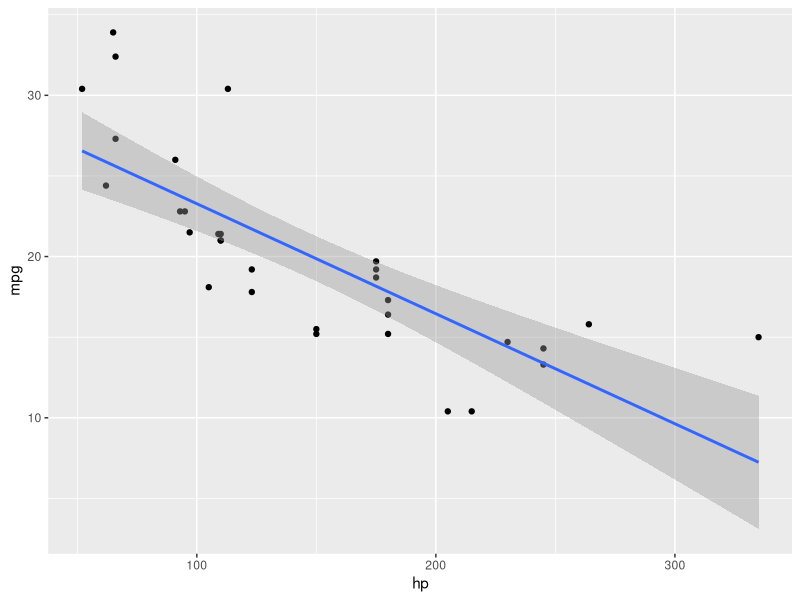
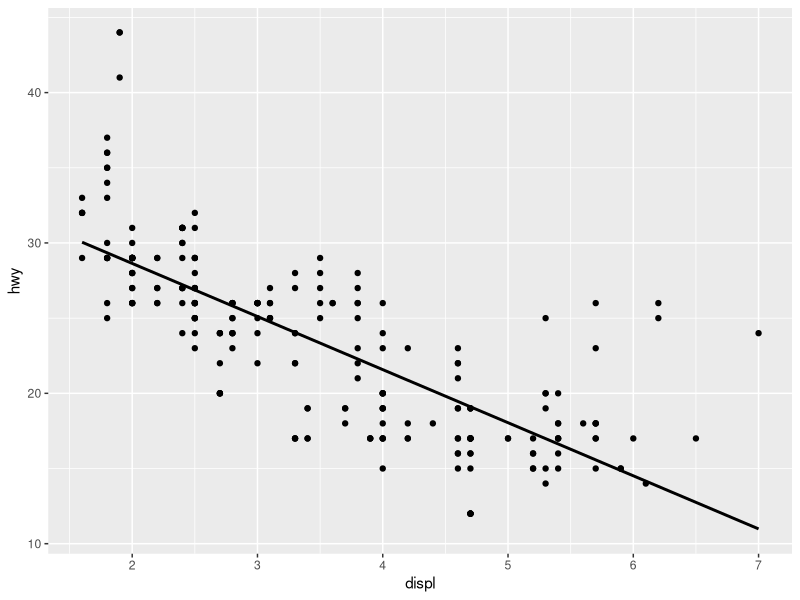
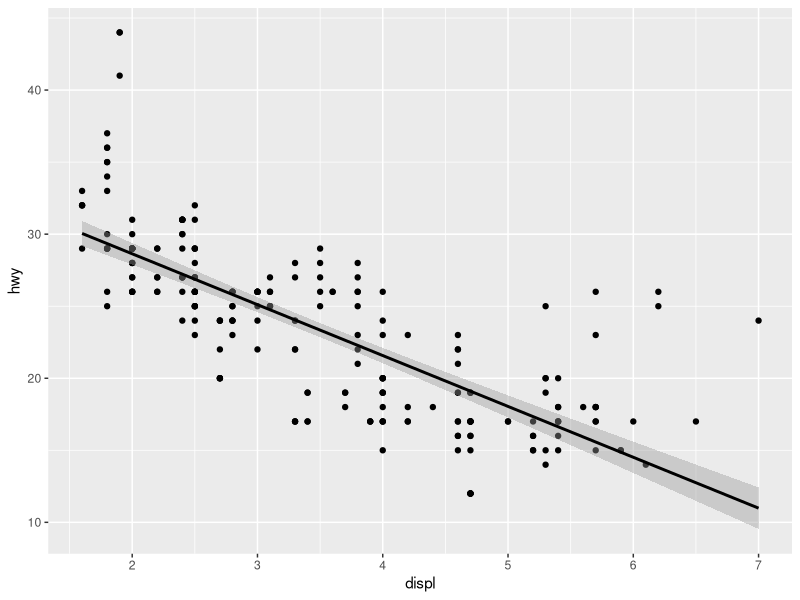
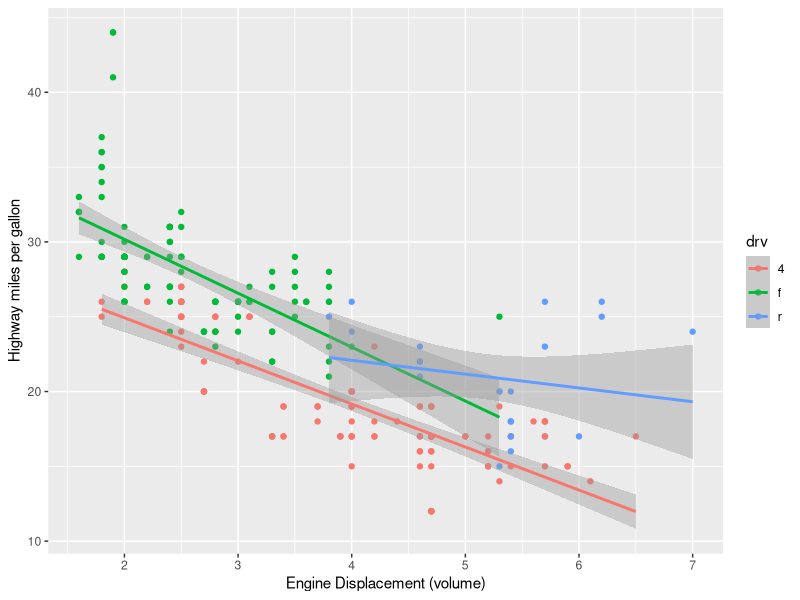

The R script that drew these images, in order: (Note: this script raises an error after producing the figures.)
library(ggplot2)
library(tidyverse)

mtcars


lm.fit=summary(lm(mpg~hp, mtcars))


glm.fit=summary(glm(mpg~hp, mtcars, family="gaussian"))

str(lm.fit)
str(glm.fit)

ggplot(mtcars, aes(x=hp, y=mpg)) +
  geom_point() +
  geom_smooth(method="lm")

#Linear Models + GLM

mpg

lm.fit=lm(hwy~displ, data=mpg)
summary(lm.fit)

glm.fit=glm(hwy~displ, data=mpg, family="gaussian")
summary(glm.fit)

lm.fit=lm(hwy~displ + drv, data=mpg, family="gaussian")
summary(lm.fit)
anova(lm.fit)

ggplot(data = mpg, mapping = aes(x = displ, y = hwy)) +
  geom_point() +
  geom_smooth(method="lm", aes(x = displ, y = hwy), se=F, color="black")

ggplot(data = mpg, mapping = aes(x = displ, y = hwy)) +
  geom_point() +
  geom_smooth(method="lm", aes(x = displ, y = hwy), se=T, color="black")

ggplot(data = mpg, mapping = aes(x = displ, y = hwy)) +
  geom_point(mapping = aes(color = drv)) +
  geom_smooth(method="lm", aes(x = displ, y = hwy, color=drv), se=T) +
  xlab("Engine Displacement (volume)") +
  ylab("Highway miles per gallon")


snails

prop.fit=glm(cbind(Deaths, N)~Temp+Rel.Hum, data=snails, family="binomial")
summary(prop.fit)

ggplot(snails) +
  geom_point(aes(x=Rel.Hum, Deaths/N, color=Temp))


msleep
newdat=msleep %>% mutate(rem_yn=is.na(sleep_rem)==F) %>% mutate(rel.brain=brainwt/bodywt)
table(newdat$order, newdat$rem_yn)


summary(glm(rem_yn~rel.brain, data=newdat))

ggplot(newdat, aes(x=log(brainwt/bodywt), y=rem_yn+0))+
  geom_point() +
  geom_smooth(method="glm", method.args = list(family = "binomial"))

diamonds$expensive=diamonds$price >= 10000
diamonds
table(diamonds$expensive)

glm.fit=glm(expensive~carat, data=diamonds)
summary(glm.fit)
ggplot(diamonds, aes(x=carat, y=expensive+0))+
  geom_point() +
  geom_smooth(method="glm", method.args = list(family = "binomial"))

